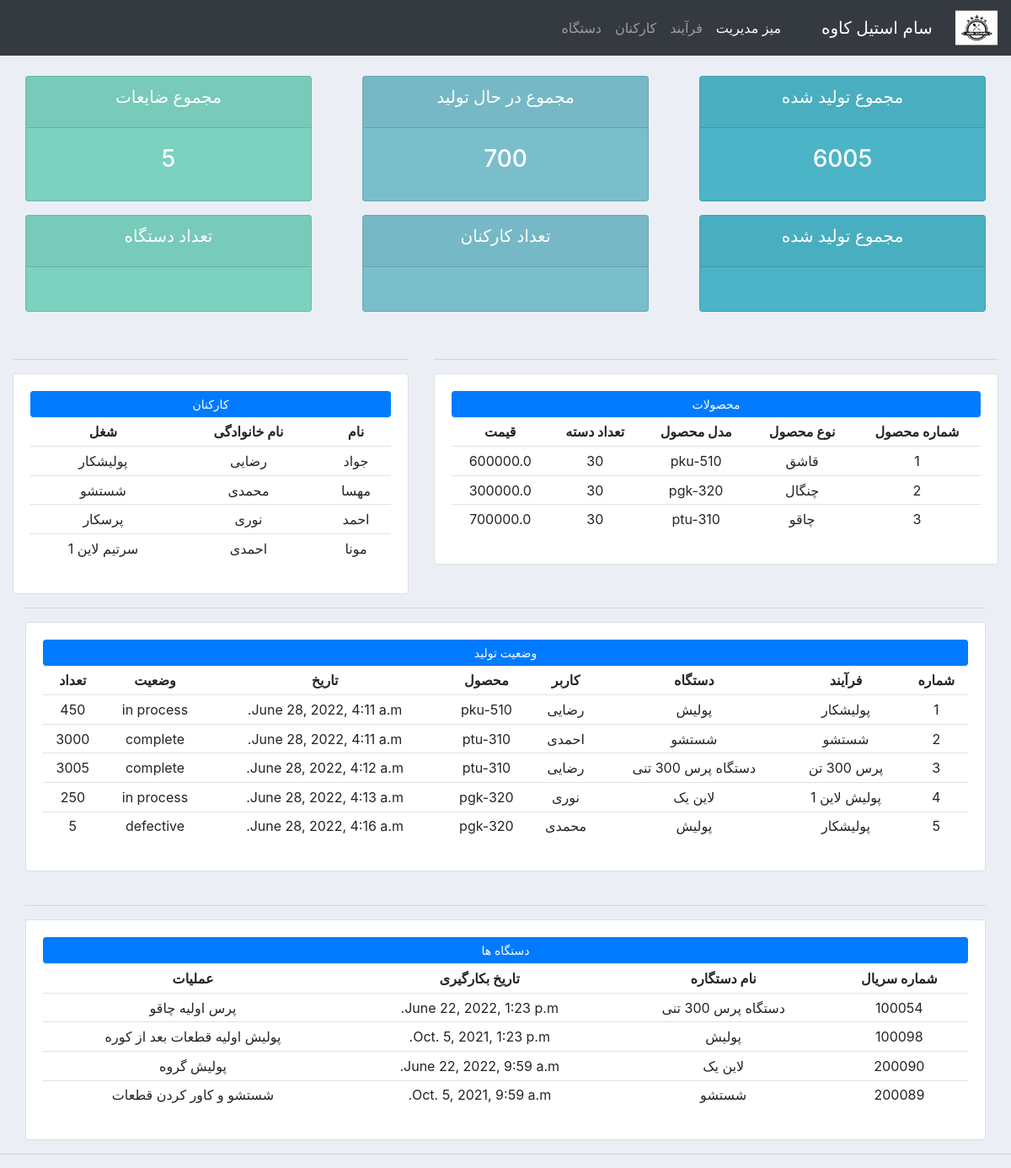
The app's page / (signed in) with its own data.
### company/models.py (models this page shows, shortened)
class Product(models.Model):
	CATEGORY = (
		('قاشق', 'قاشق'),
		('چنگال', 'چنگال'),
		('چاقو', 'چاقو'),
		)
	model = models.CharField(max_length=200, null=True)
	category = models.CharField(max_length=50, choices=CATEGORY, null=True)
	max_in_box = models.IntegerField(null=True)
	pirce = models.FloatField(null=True)
	def __str__(self):
		return self.model

class Personal(models.Model):
	SEX = (
		('male', 'male'),
		('female', 'female'),
	)
	f_name = models.CharField(max_length= 100, null= True)
	l_name = models.CharField(max_length= 100, null= True)
	job = models.ForeignKey(Job, null= True, on_delete= models.SET_NULL)
	date_enter = models.DateTimeField(null= True)
	education = models.CharField(max_length= 200, null = True)
	sex = models.CharField(max_length= 30, choices= SEX,null= True)
	mobile = models.CharField(max_length= 100, null= True)
	salary = models.FloatField(max_length= 100, null= True)
	def __str__(self):
		return self.l_name

class Job(models.Model):
	name = models.CharField(max_length= 100, null= True)
	subject = models.CharField(max_length=500, null= True )
	def __str__(self):
		return (self.name)

class Process(models.Model):
	STATUS = (
		('in process', 'در حال تولید'),
		('complete', 'کامل'),
		('defective', 'معیوب'),
		)
	name = models.ForeignKey(Nameprocess, blank=True, null=True, on_delete=models.SET_NULL)
	personal = models.ForeignKey(Personal, null=True, on_delete=models.SET_NULL)
	Product = models.ForeignKey(Product, null=True, on_delete=models.SET_NULL)
	machine = models.ForeignKey(Machine, null=True, on_delete=models.SET_NULL)
	status = models.CharField(max_length=50, choices=STATUS, null=True)
	date = models.DateTimeField(auto_now_add=True)
	number = models.IntegerField(null=True)

class Nameprocess(models.Model):
	name = models.CharField(max_length= 200, blank= True, null= True)
	subject = models.CharField(max_length=500, null= True)
	timeprocess = models.FloatField(null=True)
	def __str__(self):
		return self.name

class Machine(models.Model):
	CATEGORY = (
			('تک کاربر', 'تک کاربر'),
			('کاربر گروهی', 'کاربر گروهی')
	)
	name = models.CharField(max_length= 100, null= True)
	date_enter = models.DateTimeField(null= True)
	function = models.CharField(max_length=100, null= True)
	subject = models.CharField(max_length=500, null= True)
	serial_num = models.IntegerField(null= True)
	type_user = models.CharField(max_length= 30, choices= CATEGORY, null= True)
	error=  models.CharField(max_length=100, null= True)
	def __str__(self):
		return self.name

### company/views.py (the view)
# urls.py: path("", views.dashboard, name="home"),
@login_required(login_url='login')
def dashboard(request):
    process = Process.objects.all()
    product = Product.objects.all()
    personal = Personal.objects.all()
    machine = Machine.objects.all()
    temp = 0
    for p in process:
        if p.status == "in process":
            temp += p.number
    temp1 = 0
    for p in process:
        if p.status == "complete":
            temp1 += p.number
    temp2 = 0
    for p in process:
        if p.status == "defective":
            temp2 += p.number
    total_in_process = temp
    total_complete = temp1
    total_defective = temp2
    context = {
        'process': process,
        'product': product,
        'personal': personal,
        'machine': machine,
        'total_complete': total_complete,
        'total_in_process': total_in_process,
        'total_defective': total_defective,
    }
    return render(request, "company/dashboard.html", context)

### company/templates/company/dashboard.html (shortened to what this page needs)
{%  extends 'company/main.html' %}
{% load static %}
{% block content %}
<br>
<div class="row">
	<div class="col">
		<div class="col-md">
			<div class="card text-center text-white  mb-3" id="total-orders">
			  	<div class="card-header">
			  		<h5 class="card-title">مجموع تولید شده</h5>
			  	</div>
			  	<div class="card-body">
			    	<h3 class="card-title" href="chart.html">{{ total_complete }}</h3>
			  	</div>
			</div>
		</div>
	</div>
	<div class="col">
		<div class="col-md">
			<div class="card text-center text-white  mb-3" id="orders-delivered">
			  	<div class="card-header">
			  		<h5 class="card-title">مجموع در حال تولید</h5>
			  	</div>
			  	<div class="card-body">
			    	<h3 class="card-title">{{ total_in_process }}</h3>
			  	</div>
			</div>
		</div>
	</div>
	<div class="col">
		<div class="col-md">
			<div class="card text-center text-white  mb-3" id="orders-pending">
			  	<div class="card-header">
			  		<h5 class="card-title">مجموع ضایعات</h5>
			  	</div>
			  	<div class="card-body">
			    	<h3 class="card-title">{{ total_defective }}</h3>
			  	</div>
			</div>
		</div>
	</div>
</div>
<div class="row">
	<div class="col">
		<div class="col-md">
			<div class="card text-center text-white  mb-3" id="total-orders">
			  	<div class="card-header">
			  		<h5 class="card-title">مجموع تولید شده</h5>
			  	</div>
			  	<div class="card-body">
			  	</div>
			</div>
		</div>
	</div>
	<div class="col">
		<div class="col-md">
			<div class="card text-center text-white  mb-3" id="orders-delivered">
			  	<div class="card-header">
			  		<h5 class="card-title">تعداد  کارکنان</h5>
			  	</div>
			  	<div class="card-body">
			  	</div>
			</div>
		</div>
	</div>
	<div class="col">
		<div class="col-md">
			<div class="card text-center text-white  mb-3" id="orders-pending">
			  	<div class="card-header">
			  		<h5 class="card-title">تعداد دستگاه</h5>
			  	</div>
			  	<div class="card-body">
			  	</div>
			</div>
		</div>
	</div>
</div>
<br>
<div class="row">
	<div class="col-md-7">
		<hr>
		<div class="card card-body">
			<a class="btn btn-primary  btn-sm btn-block" href="">محصولات</a>
			<table class="table table-sm" dir="rtl">
				<tr>
					<th align="center" nowrap>شماره محصول</th>
					<th align="center" nowrap>نوع  محصول</th>
					<th align="center" nowrap>مدل محصول</th>
					<th align="center" nowrap>تعداد دسته</th>
					<th align="center" nowrap>قیمت</th>
				</tr>
				{% for pro in product %}
				<tr>
					<td align="center" nowrap>{{ pro.id }}</td>
					<td align="center" nowrap>{{ pro.category }}</td>
					<td align="center" nowrap>{{ pro.model }}</td>
					<td align="center" nowrap>{{ pro.max_in_box }}</td>
					<td align="center" nowrap>{{ pro.pirce }}</td>
				{% endfor %}
				</tr>
			</table>
		</div>
	</div>
	<div class="col-md-5">
		<hr>
		<div class="card card-body">
			<a class="btn btn-primary  btn-sm btn-block" href="http://127.0.0.1:8000/userenter">کارکنان</a>
			<table class="table table-sm"  dir="rtl">
				<tr>
					<th>نام</th>
					<th>نام خانوادگی</th>
					<th>شغل</th>
				</tr>
				{% for u in personal %}
				<tr>
					<td>{{ u.f_name }}</td>
					<td>{{ u.l_name }}</td>
					<td>{{ u.job }}</td>
				{% endfor %}
				</tr>
			</table>
		</div>
	</div>
</div>
	<div class="col-md">
		<hr>
		<div class="card card-body">
			<a class="btn btn-primary  btn-sm btn-block" href="http://127.0.0.1:8000/enterprocess">وضعیت تولید</a>
			<table class="table table-sm" >
				<tr>
					<th>شماره</th>
					<th>فرآیند</th>
					<th>دستگاه</th>
					<th>کاربر</th>
					<th>محصول</th>
					<th>تاریخ</th>
					<th>وضعیت</th>
					<th>تعداد</th>
				</tr>
				{% for proc in process %}
				<tr>
					<td align="center">{{ proc.id }}</td>
					<td align="center">{{ proc.name }}</td>
					<td align="center">{{ proc.machine }}</td>
					<td align="center">{{ proc.personal }}</td>
					<td align="center">{{ proc.Product }}</td>
					<td align="center">{{ proc.date }}</td>
					<td align="center">{{ proc.status }}</td>
					<td align="center">{{ proc.number }}</td>
				{% endfor %}
				</tr>
			</table>
		</div>
	</div>
<br>
	<div class="col-md">
		<hr>
		<div class="card card-body">
			<a class="btn btn-primary  btn-sm btn-block" href="http://127.0.0.1:8000/machine_enter">دستگاه ها</a>
			<table class="table table-sm"  dir="rtl">
				<tr>
					<th>شماره سریال</th>
					<th>نام دستگاره</th>
					<th>تاریخ بکارگیری</th>
					<th>عملیات</th>
				</tr>
				{% for mac in machine %}
				<tr>
					<td>{{ mac.serial_num }}</td>
					<td>{{ mac.name }}</td>
					<td>{{ mac.date_enter }}</td>
					<td>{{ mac.function }}</td>
				{% endfor %}
				</tr>
			</table>
		</div>
	</div>
</div>
{% endblock %}

### static/css/main.css (style rules this page uses)
body { background-color: #ebeff5; }
#total-orders { background-color: #4cb4c7; }
#orders-delivered { background-color: #7abecc; }
#orders-pending { background-color: #7CD1C0; }

### company/templates/company/main.html (style rules this page uses)
body { background-color: #ebeff5; }
#total-orders { background-color: #4cb4c7; }
#orders-delivered { background-color: #7abecc; }
#orders-pending { background-color: #7CD1C0; }
table { text-align: center; }
th { text-align: center; }
td { text-align: center; }

### records on screen
Product: id "1", category "قاشق", model "pku-510", max_in_box "30", pirce "600000.0"
Product: id "2", category "چنگال", model "pgk-320", max_in_box "30", pirce "300000.0"
Product: id "3", category "چاقو", model "ptu-310", max_in_box "30", pirce "700000.0"
Personal: f_name "جواد", l_name "رضایی", job "پولیشکار"
Personal: f_name "مهسا", l_name "محمدی", job "شستشو"
Personal: f_name "احمد", l_name "نوری", job "پرسکار"
Personal: f_name "مونا", l_name "احمدی", job "سرتیم لاین 1"
Process: id "1", name "پولیشکار", machine "پولیش", personal "رضایی", Product "pku-510", date "June 28, 2022, 4:11 a.m.", status "in process", number "450"
Process: id "2", name "شستشو", machine "شستشو", personal "احمدی", Product "ptu-310", date "June 28, 2022, 4:11 a.m.", status "complete", number "3000"
Process: id "3", name "پرس 300 تن", machine "دستگاه پرس 300 تنی", personal "رضایی", Product "ptu-310", date "June 28, 2022, 4:12 a.m.", status "complete", number "3005"
Process: id "4", name "پولیش لاین 1", machine "لاین یک", personal "نوری", Product "pgk-320", date "June 28, 2022, 4:13 a.m.", status "in process", number "250"
Process: id "5", name "پولیشکار", machine "پولیش", personal "محمدی", Product "pgk-320", date "June 28, 2022, 4:16 a.m.", status "defective", number "5"
Machine: serial_num "100054", name "دستگاه پرس 300 تنی", date_enter "June 22, 2022, 1:23 p.m.", function "پرس اولیه چاقو"
Machine: serial_num "100098", name "پولیش", date_enter "Oct. 5, 2021, 1:23 p.m.", function "پولیش اولیه قطعات بعد از کوره"
Machine: serial_num "200090", name "لاین یک", date_enter "June 22, 2022, 9:59 a.m.", function "پولیش گروه"
Machine: serial_num "200089", name "شستشو", date_enter "Oct. 5, 2021, 9:59 a.m.", function "شستشو و کاور کردن قطعات"

### other values on screen
{{ total_complete }} "6005"
{{ total_in_process }} "700"
{{ total_defective }} "5"
